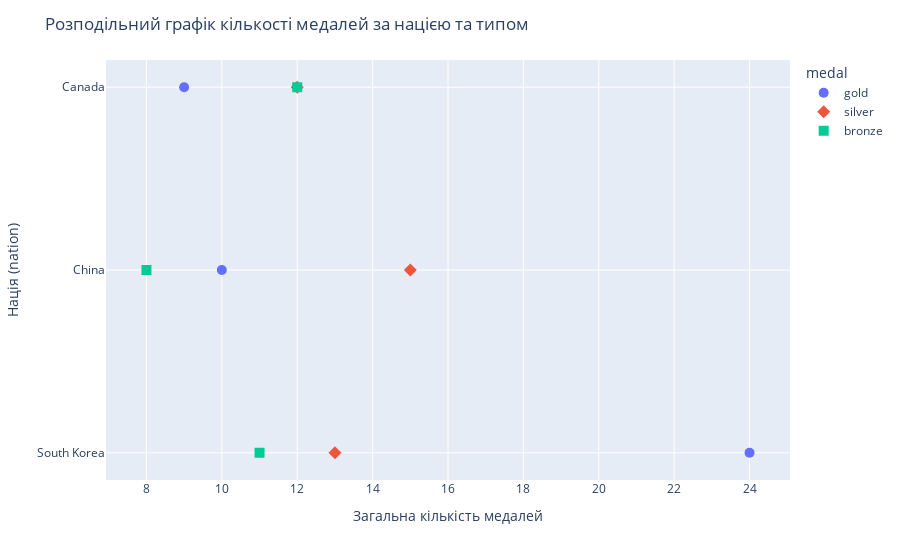

Write notebook code for a chart like this one.
### Code cell
fig = px.scatter(medals,
                 x="count",
                 y="nation",
                 color="medal",
                 symbol="medal")
fig.update_traces(marker_size = 10)
fig.update_layout(
    xaxis_title="Загальна кількість медалей",
    yaxis_title="Нація (nation)",
    title="Розподільний графік кількості медалей за нацією та типом"
)

### Figure 1 — Plotly figure (JSON) as saved in the notebook; plotly's stock layout.template omitted (floating-point values rounded to 4 significant figures)
{"data": [{"hovertemplate": "medal=gold<br>count=%{x}<br>nation=%{y}<extra></extra>", "legendgroup": "gold", "marker": {"color": "#636efa", "symbol": "circle", "size": 10}, "mode": "markers", "name": "gold", "orientation": "h", "showlegend": true, "x": [24, 10, 9], "xaxis": "x", "y": ["South Korea", "China", "Canada"], "yaxis": "y", "type": "scatter"}, {"hovertemplate": "medal=silver<br>count=%{x}<br>nation=%{y}<extra></extra>", "legendgroup": "silver", "marker": {"color": "#EF553B", "symbol": "diamond", "size": 10}, "mode": "markers", "name": "silver", "orientation": "h", "showlegend": true, "x": [13, 15, 12], "xaxis": "x", "y": ["South Korea", "China", "Canada"], "yaxis": "y", "type": "scatter"}, {"hovertemplate": "medal=bronze<br>count=%{x}<br>nation=%{y}<extra></extra>", "legendgroup": "bronze", "marker": {"color": "#00cc96", "symbol": "square", "size": 10}, "mode": "markers", "name": "bronze", "orientation": "h", "showlegend": true, "x": [11, 8, 12], "xaxis": "x", "y": ["South Korea", "China", "Canada"], "yaxis": "y", "type": "scatter"}], "layout": {"xaxis": {"anchor": "y", "domain": [0.0, 1.0], "title": {"text": "Загальна кількість медалей"}}, "yaxis": {"anchor": "x", "domain": [0.0, 1.0], "title": {"text": "Нація (nation)"}}, "legend": {"title": {"text": "medal"}, "tracegroupgap": 0}, "margin": {"t": 60}, "title": {"text": "Розподільний графік кількості медалей за нацією та типом"}}}
